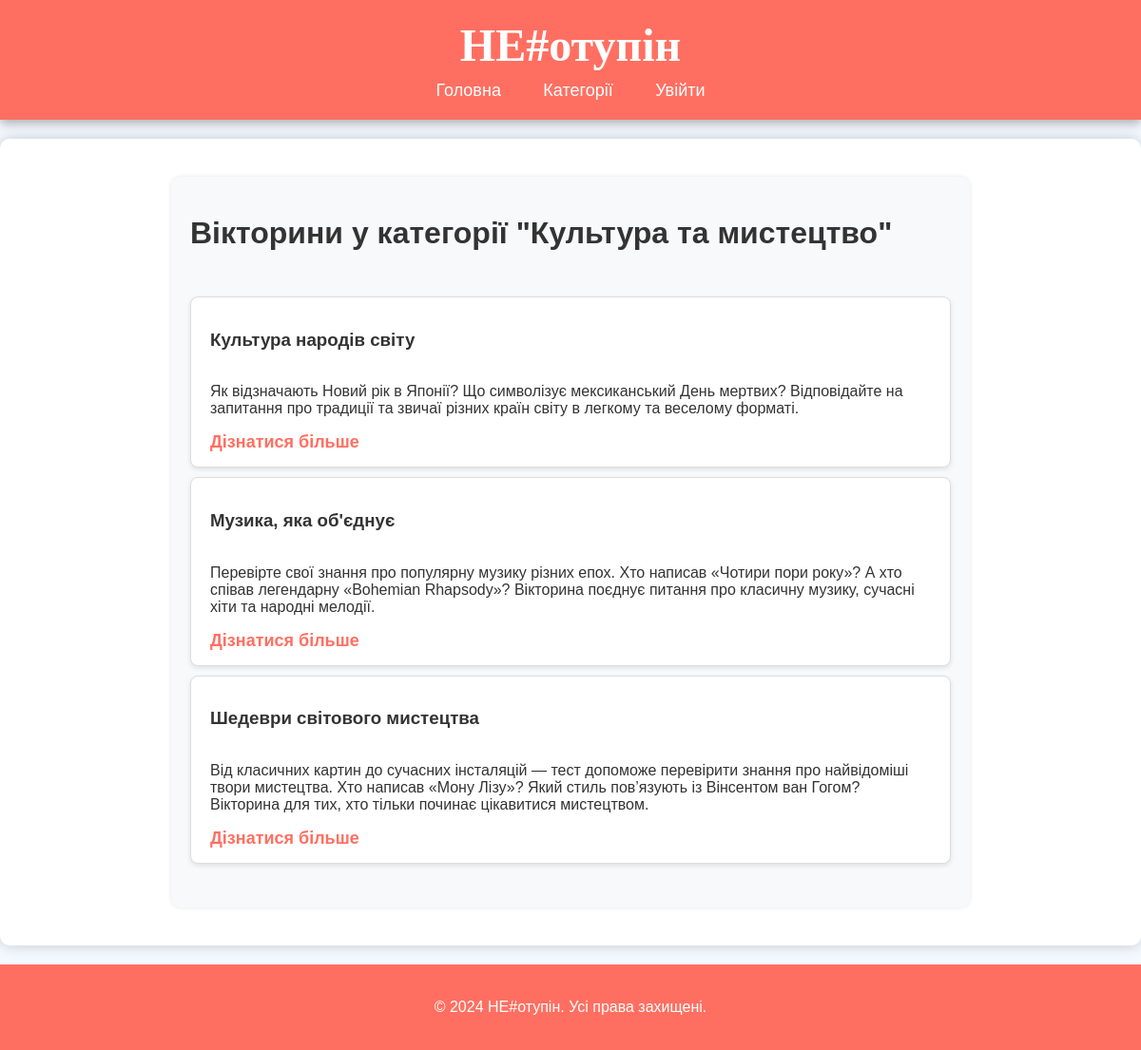
The page /api/quizzes/categories/4/difficulty/1/quizzes/ on the database its author committed.
### quizzes/models.py (models this page shows, shortened)
class QuizCategory(models.Model):
    name = models.CharField(max_length=255, unique=True, verbose_name="Назва категорії")  # Унікальна назва категорії
    class Meta:
        verbose_name = "Категорія вікторини"
        verbose_name_plural = "Категорії вікторин"
        ordering = ['name']

class Quiz(models.Model):
    DIFFICULTY_CHOICES = (
        (1, "Легкий"),
        (2, "Середній"),
        (3, "Важкий"),
    )
    name = models.CharField(max_length=255, unique=True, verbose_name="Назва вікторини")  # Унікальна назва вікторини
    category = models.ForeignKey(
        QuizCategory,
        on_delete=models.CASCADE,
        related_name="quizzes",
        verbose_name="Категорія"
    )
    difficulty = models.IntegerField(choices=DIFFICULTY_CHOICES, verbose_name="Рівень складності")
    description = models.TextField(blank=True, null=True, verbose_name="Опис вікторини")  # Опис вікторини (необов'язковий)
    class Meta:
        verbose_name = "Вікторина"
        verbose_name_plural = "Вікторини"
        ordering = ['category', 'name']

### quizzes/views.py (the view)
def quizzes_by_difficulty(request, category_id, difficulty):
    category = get_object_or_404(QuizCategory, id=category_id)
    quizzes = Quiz.objects.filter(category=category, difficulty=difficulty)
    return render(request, 'quizzes_by_difficulty.html', {
        'category': category,
        'difficulty': difficulty,
        'quizzes': quizzes
    })

### frontend/templates/quizzes_by_difficulty.html (shortened to what this page needs)
{% extends 'base.html' %}
{% load static %}
{% block content %}
<main class="categories">
    <h1 class="category-title">Вікторини у категорії "{{ category.name }}"</h1>
    <ul class="quiz-list">
        {% for quiz in quizzes %}
            <li class="quiz-item">
                <h3 class="quiz-name">{{ quiz.name }}</h3>
                <p class="quiz-description">{{ quiz.description }}</p>
                <a href="{% url 'quiz_detail' quiz.id %}" class="quiz-link">Дізнатися більше</a>
            </li>
        {% endfor %}
    </ul>
</main>
{% endblock %}

### frontend/static/css/styles.css (style rules this page uses)
body { font-family: 'Barlow Semi Condensed', sans-serif; background-color: #f4f9ff; color: #333; margin: 0; padding: 0; }
main { display: flex; flex-direction: column; align-items: flex-start; padding: 20px; max-width: 1200px; margin: 20px auto; background-color: #ffffff; border-radius: 10px; box-shadow: 0 0 15px rgba(0, 0, 0, 0.2); }
.tournaments, .leaderboard, .categories { width: 100%; max-width: 800px; padding: 20px; background-color: #f8f9fa; border-radius: 10px; box-shadow: 0 0 5px rgba(0, 0, 0, 0.1); margin-bottom: 20px; }
ul { list-style-type: none; padding: 0; }
ul li { background: #ffffff; margin: 10px 0; padding: 15px 20px; border: 1px solid #ddd; border-radius: 8px; display: flex; flex-direction: column; align-items: flex-start; box-shadow: 0 2px 5px rgba(0, 0, 0, 0.1); transition: background-color 0.3s, transform 0.2s; }
ul li a { text-decoration: none; color: #ff6f61; font-weight: bold; font-size: 18px; transition: color 0.3s, transform 0.2s; }

### rows shown on the page
QuizCategory: name "Культура та мистецтво"
Quiz: name "Культура народів світу", description "Як відзначають Новий рік в Японії? Що символізує мексиканський День мертвих? Відповідайте на запитання про традиції та звичаї різних країн світу в легкому та веселому форматі."
Quiz: name "Музика, яка об'єднує", description "Перевірте свої знання про популярну музику різних епох. Хто написав «Чотири пори року»? А хто співав легендарну «Bohemian Rhapsody»? Вікторина поєднує питання про класичну музику, сучасні хіти та народні мелодії."
Quiz: name "Шедеври світового мистецтва", description "Від класичних картин до сучасних інсталяцій — тест допоможе перевірити знання про найвідоміші твори мистецтва. Хто написав «Мону Лізу»? Який стиль пов’язують із Вінсентом ван Гогом? Вікторина для тих, хто тільки починає цікавитися мистецтвом."
